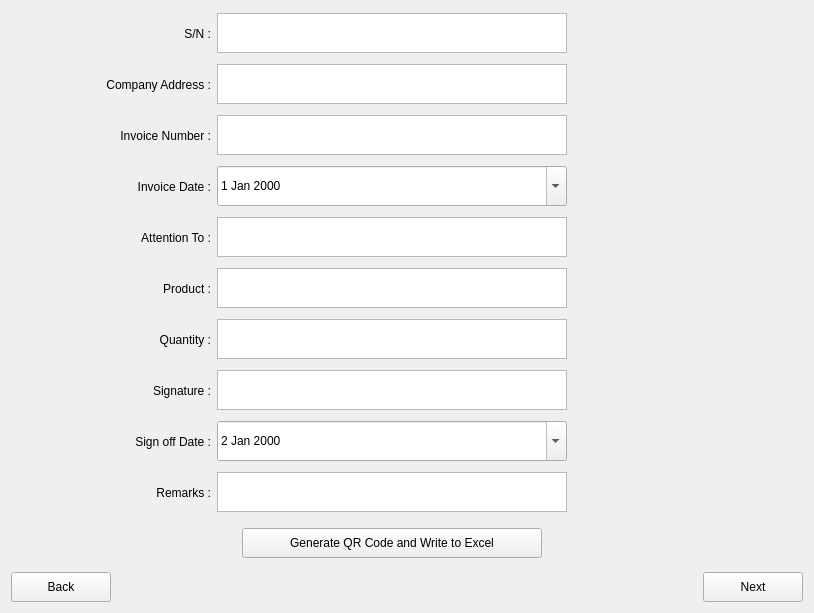
        <widget class="QWidget" name="materialInputPage">
         <layout class="QVBoxLayout" name="verticalLayout_11">
          <item>
           <layout class="QVBoxLayout" name="verticalLayout_10">
            <item>
             <layout class="QHBoxLayout" name="horizontalLayout_19">
              <item>
               <layout class="QVBoxLayout" name="verticalLayout_12">
                <item>
                 <layout class="QHBoxLayout" name="horizontalLayout_18">
                  <property name="topMargin">
                   <number>0</number>
                  </property>
                  <item>
                   <widget class="QLabel" name="label">
                    <property name="sizePolicy">
                     <sizepolicy hsizetype="Minimum" vsizetype="Minimum">
                      <horstretch>0</horstretch>
                      <verstretch>0</verstretch>
                     </sizepolicy>
                    </property>
                    <property name="minimumSize">
                     <size>
                      <width>200</width>
                      <height>45</height>
                     </size>
                    </property>
                    <property name="maximumSize">
                     <size>
                      <width>200</width>
                      <height>45</height>
                     </size>
                    </property>
                    <property name="text">
                     <string>S/N :</string>
                    </property>
                    <property name="alignment">
                     <set>Qt::AlignRight|Qt::AlignTrailing|Qt::AlignVCenter</set>
                    </property>
                   </widget>
                  </item>
                  <item>
                   <widget class="QPlainTextEdit" name="counterTextEdit">
                    <property name="sizePolicy">
                     <sizepolicy hsizetype="Minimum" vsizetype="Minimum">
                      <horstretch>0</horstretch>
                      <verstretch>0</verstretch>
                     </sizepolicy>
                    </property>
                    <property name="minimumSize">
                     <size>
                      <width>350</width>
                      <height>40</height>
                     </size>
                    </property>
                    <property name="maximumSize">
                     <size>
                      <width>350</width>
                      <height>40</height>
                     </size>
                    </property>
                    <property name="readOnly">
                     <bool>true</bool>
                    </property>
                   </widget>
                  </item>
                 </layout>
                </item>
                <item>
                 <layout class="QHBoxLayout" name="horizontalLayout_17">
                  <property name="topMargin">
                   <number>0</number>
                  </property>
                  <item>
                   <widget class="QLabel" name="label_2">
                    <property name="sizePolicy">
                     <sizepolicy hsizetype="Minimum" vsizetype="Minimum">
                      <horstretch>0</horstretch>
                      <verstretch>0</verstretch>
                     </sizepolicy>
                    </property>
                    <property name="minimumSize">
                     <size>
                      <width>200</width>
                      <height>45</height>
                     </size>
                    </property>
                    <property name="maximumSize">
                     <size>
                      <width>200</width>
                      <height>45</height>
                     </size>
                    </property>
                    <property name="text">
                     <string>Company Address :</string>
                    </property>
                    <property name="alignment">
                     <set>Qt::AlignRight|Qt::AlignTrailing|Qt::AlignVCenter</set>
                    </property>
                   </widget>
                  </item>
                  <item>
                   <widget class="QPlainTextEdit" name="cAddressTextEdit">
                    <property name="sizePolicy">
                     <sizepolicy hsizetype="Minimum" vsizetype="Minimum">
                      <horstretch>0</horstretch>
                      <verstretch>0</verstretch>
                     </sizepolicy>
                    </property>
                    <property name="minimumSize">
                     <size>
                      <width>350</width>
                      <height>40</height>
                     </size>
                    </property>
                    <property name="maximumSize">
                     <size>
                      <width>200</width>
                      <height>40</height>
                     </size>
                    </property>
                   </widget>
                  </item>
                 </layout>
                </item>
                <item>
                 <layout class="QHBoxLayout" name="horizontalLayout_16">
                  <property name="topMargin">
                   <number>0</number>
                  </property>
                  <item>
                   <widget class="QLabel" name="label_3">
                    <property name="sizePolicy">
                     <sizepolicy hsizetype="Minimum" vsizetype="Minimum">
                      <horstretch>0</horstretch>
                      <verstretch>0</verstretch>
                     </sizepolicy>
                    </property>
                    <property name="minimumSize">
                     <size>
                      <width>200</width>
                      <height>45</height>
                     </size>
                    </property>
                    <property name="maximumSize">
                     <size>
                      <width>200</width>
                      <height>45</height>
                     </size>
                    </property>
                    <property name="text">
                     <string>Invoice Number :</string>
                    </property>
                    <property name="alignment">
                     <set>Qt::AlignRight|Qt::AlignTrailing|Qt::AlignVCenter</set>
                    </property>
                   </widget>
                  </item>
                  <item>
                   <widget class="QPlainTextEdit" name="iNumberTextEdit">
                    <property name="sizePolicy">
                     <sizepolicy hsizetype="Minimum" vsizetype="Minimum">
                      <horstretch>0</horstretch>
                      <verstretch>0</verstretch>
                     </sizepolicy>
                    </property>
                    <property name="minimumSize">
                     <size>
                      <width>350</width>
                      <height>40</height>
                     </size>
                    </property>
                    <property name="maximumSize">
                     <size>
                      <width>350</width>
                      <height>40</height>
                     </size>
                    </property>
                   </widget>
                  </item>
                 </layout>
                </item>
                <item>
                 <layout class="QHBoxLayout" name="horizontalLayout_15">
                  <property name="topMargin">
                   <number>0</number>
                  </property>
                  <item>
                   <widget class="QLabel" name="label_4">
                    <property name="sizePolicy">
                     <sizepolicy hsizetype="Minimum" vsizetype="Minimum">
                      <horstretch>0</horstretch>
                      <verstretch>0</verstretch>
                     </sizepolicy>
                    </property>
                    <property name="minimumSize">
                     <size>
                      <width>200</width>
                      <height>45</height>
                     </size>
                    </property>
                    <property name="maximumSize">
                     <size>
                      <width>200</width>
                      <height>45</height>
                     </size>
                    </property>
                    <property name="text">
                     <string>Invoice Date :</string>
                    </property>
                    <property name="alignment">
                     <set>Qt::AlignRight|Qt::AlignTrailing|Qt::AlignVCenter</set>
                    </property>
                   </widget>
                  </item>
                  <item>
                   <widget class="QDateEdit" name="iDateEdit">
                    <property name="sizePolicy">
                     <sizepolicy hsizetype="Minimum" vsizetype="Minimum">
                      <horstretch>0</horstretch>
                      <verstretch>0</verstretch>
                     </sizepolicy>
                    </property>
                    <property name="minimumSize">
                     <size>
                      <width>350</width>
                      <height>40</height>
                     </size>
                    </property>
                    <property name="maximumSize">
                     <size>
                      <width>350</width>
                      <height>40</height>
                     </size>
                    </property>
                    <property name="readOnly">
                     <bool>false</bool>
                    </property>
                    <property name="buttonSymbols">
                     <enum>QAbstractSpinBox::UpDownArrows</enum>
                    </property>
                    <property name="calendarPopup">
                     <bool>true</bool>
                    </property>
                   </widget>
                  </item>
                 </layout>
                </item>
                <item>
                 <layout class="QHBoxLayout" name="horizontalLayout_14">
                  <property name="topMargin">
                   <number>0</number>
                  </property>
                  <item>
                   <widget class="QLabel" name="label_5">
                    <property name="sizePolicy">
                     <sizepolicy hsizetype="Minimum" vsizetype="Minimum">
                      <horstretch>0</horstretch>
                      <verstretch>0</verstretch>
                     </sizepolicy>
                    </property>
                    <property name="minimumSize">
                     <size>
                      <width>200</width>
                      <height>45</height>
                     </size>
                    </property>
                    <property name="maximumSize">
                     <size>
                      <width>200</width>
                      <height>45</height>
                     </size>
                    </property>
                    <property name="text">
                     <string>Attention To :</string>
                    </property>
                    <property name="alignment">
                     <set>Qt::AlignRight|Qt::AlignTrailing|Qt::AlignVCenter</set>
                    </property>
                   </widget>
                  </item>
                  <item>
                   <widget class="QPlainTextEdit" name="aToTextEdit">
                    <property name="sizePolicy">
                     <sizepolicy hsizetype="Minimum" vsizetype="Minimum">
                      <horstretch>0</horstretch>
                      <verstretch>0</verstretch>
                     </sizepolicy>
                    </property>
                    <property name="minimumSize">
                     <size>
                      <width>350</width>
                      <height>40</height>
                     </size>
                    </property>
                    <property name="maximumSize">
                     <size>
                      <width>350</width>
                      <height>40</height>
                     </size>
                    </property>
                    <property name="mouseTracking">
                     <bool>false</bool>
                    </property>
                   </widget>
                  </item>
                 </layout>
                </item>
                <item>
                 <layout class="QHBoxLayout" name="horizontalLayout_9">
                  <property name="topMargin">
                   <number>0</number>
                  </property>
                  <item>
                   <widget class="QLabel" name="label_6">
                    <property name="sizePolicy">
                     <sizepolicy hsizetype="Minimum" vsizetype="Minimum">
                      <horstretch>0</horstretch>
                      <verstretch>0</verstretch>
                     </sizepolicy>
                    </property>
                    <property name="minimumSize">
                     <size>
                      <width>200</width>
                      <height>45</height>
                     </size>
                    </property>
                    <property name="maximumSize">
                     <size>
                      <width>200</width>
                      <height>45</height>
                     </size>
                    </property>
                    <property name="text">
                     <string>Product :</string>
                    </property>
                    <property name="alignment">
                     <set>Qt::AlignRight|Qt::AlignTrailing|Qt::AlignVCenter</set>
                    </property>
                   </widget>
                  </item>
                  <item>
                   <widget class="QPlainTextEdit" name="productTextEdit">
                    <property name="sizePolicy">
                     <sizepolicy hsizetype="Minimum" vsizetype="Minimum">
                      <horstretch>0</horstretch>
                      <verstretch>0</verstretch>
                     </sizepolicy>
                    </property>
                    <property name="minimumSize">
                     <size>
                      <width>350</width>
                      <height>40</height>
                     </size>
                    </property>
                    <property name="maximumSize">
                     <size>
                      <width>350</width>
                      <height>40</height>
                     </size>
                    </property>
                   </widget>
                  </item>
                 </layout>
                </item>
                <item>
                 <layout class="QHBoxLayout" name="horizontalLayout_10">
                  <property name="topMargin">
                   <number>0</number>
                  </property>
                  <item>
                   <widget class="QLabel" name="label_7">
                    <property name="sizePolicy">
                     <sizepolicy hsizetype="Minimum" vsizetype="Minimum">
                      <horstretch>0</horstretch>
                      <verstretch>0</verstretch>
                     </sizepolicy>
                    </property>
                    <property name="minimumSize">
                     <size>
                      <width>200</width>
                      <height>45</height>
                     </size>
                    </property>
                    <property name="maximumSize">
                     <size>
                      <width>200</width>
                      <height>45</height>
                     </size>
                    </property>
                    <property name="text">
                     <string>Quantity :</string>
                    </property>
                    <property name="alignment">
                     <set>Qt::AlignRight|Qt::AlignTrailing|Qt::AlignVCenter</set>
                    </property>
                   </widget>
                  </item>
                  <item>
                   <widget class="QPlainTextEdit" name="quantityTextEdit">
                    <property name="sizePolicy">
                     <sizepolicy hsizetype="Minimum" vsizetype="Minimum">
                      <horstretch>0</horstretch>
                      <verstretch>0</verstretch>
                     </sizepolicy>
                    </property>
                    <property name="minimumSize">
                     <size>
                      <width>350</width>
                      <height>40</height>
                     </size>
                    </property>
                    <property name="maximumSize">
                     <size>
                      <width>350</width>
                      <height>40</height>
                     </size>
                    </property>
                   </widget>
                  </item>
                 </layout>
                </item>
                <item>
                 <layout class="QHBoxLayout" name="horizontalLayout_11">
                  <property name="topMargin">
                   <number>0</number>
                  </property>
                  <item>
                   <widget class="QLabel" name="label_8">
                    <property name="sizePolicy">
                     <sizepolicy hsizetype="Minimum" vsizetype="Minimum">
                      <horstretch>0</horstretch>
                      <verstretch>0</verstretch>
                     </sizepolicy>
                    </property>
                    <property name="minimumSize">
                     <size>
                      <width>200</width>
                      <height>45</height>
                     </size>
                    </property>
                    <property name="maximumSize">
                     <size>
                      <width>200</width>
                      <height>45</height>
                     </size>
                    </property>
                    <property name="text">
                     <string>Signature :</string>
                    </property>
                    <property name="alignment">
                     <set>Qt::AlignRight|Qt::AlignTrailing|Qt::AlignVCenter</set>
                    </property>
                   </widget>
                  </item>
                  <item>
                   <widget class="QPlainTextEdit" name="signatureTextEdit">
                    <property name="sizePolicy">
                     <sizepolicy hsizetype="Minimum" vsizetype="Minimum">
                      <horstretch>0</horstretch>
                      <verstretch>0</verstretch>
                     </sizepolicy>
                    </property>
                    <property name="minimumSize">
                     <size>
                      <width>350</width>
                      <height>40</height>
                     </size>
                    </property>
                    <property name="maximumSize">
                     <size>
                      <width>350</width>
                      <height>40</height>
                     </size>
                    </property>
                   </widget>
                  </item>
                 </layout>
                </item>
                <item>
                 <layout class="QHBoxLayout" name="horizontalLayout_12">
                  <property name="topMargin">
                   <number>0</number>
                  </property>
                  <item>
                   <widget class="QLabel" name="label_9">
                    <property name="sizePolicy">
                     <sizepolicy hsizetype="Minimum" vsizetype="Minimum">
                      <horstretch>0</horstretch>
                      <verstretch>0</verstretch>
                     </sizepolicy>
                    </property>
                    <property name="minimumSize">
                     <size>
                      <width>200</width>
                      <height>45</height>
                     </size>
                    </property>
                    <property name="maximumSize">
                     <size>
                      <width>200</width>
                      <height>45</height>
                     </size>
                    </property>
                    <property name="text">
                     <string>Sign off Date :</string>
                    </property>
                    <property name="alignment">
                     <set>Qt::AlignRight|Qt::AlignTrailing|Qt::AlignVCenter</set>
                    </property>
                   </widget>
                  </item>
                  <item>
                   <widget class="QDateEdit" name="sODateEdit">
                    <property name="sizePolicy">
                     <sizepolicy hsizetype="Minimum" vsizetype="Minimum">
                      <horstretch>0</horstretch>
                      <verstretch>0</verstretch>
                     </sizepolicy>
                    </property>
                    <property name="minimumSize">
                     <size>
                      <width>350</width>
                      <height>40</height>
                     </size>
                    </property>
                    <property name="maximumSize">
                     <size>
                      <width>350</width>
                      <height>40</height>
                     </size>
                    </property>
                    <property name="readOnly">
                     <bool>false</bool>
                    </property>
                    <property name="dateTime">
                     <datetime>
                      <hour>0</hour>
                      <minute>0</minute>
                      <second>0</second>
                      <year>2000</year>
                      <month>1</month>
                      <day>2</day>
                     </datetime>
                    </property>
                    <property name="calendarPopup">
                     <bool>true</bool>
                    </property>
                   </widget>
                  </item>
                 </layout>
                </item>
                <item>
                 <layout class="QHBoxLayout" name="horizontalLayout_13">
                  <property name="topMargin">
                   <number>0</number>
                  </property>
                  <item>
                   <widget class="QLabel" name="label_10">
                    <property name="sizePolicy">
                     <sizepolicy hsizetype="Minimum" vsizetype="Minimum">
                      <horstretch>0</horstretch>
                      <verstretch>0</verstretch>
                     </sizepolicy>
                    </property>
                    <property name="minimumSize">
                     <size>
                      <width>200</width>
                      <height>45</height>
                     </size>
                    </property>
                    <property name="maximumSize">
                     <size>
                      <width>200</width>
                      <height>45</height>
                     </size>
                    </property>
                    <property name="text">
                     <string>Remarks :</string>
                    </property>
                    <property name="alignment">
                     <set>Qt::AlignRight|Qt::AlignTrailing|Qt::AlignVCenter</set>
                    </property>
                   </widget>
                  </item>
                  <item>
                   <widget class="QPlainTextEdit" name="remarksTextEdit">
                    <property name="sizePolicy">
                     <sizepolicy hsizetype="Minimum" vsizetype="Minimum">
                      <horstretch>0</horstretch>
                      <verstretch>0</verstretch>
                     </sizepolicy>
                    </property>
                    <property name="minimumSize">
                     <size>
                      <width>350</width>
                      <height>40</height>
                     </size>
                    </property>
                    <property name="maximumSize">
                     <size>
                      <width>350</width>
                      <height>40</height>
                     </size>
                    </property>
                   </widget>
                  </item>
                 </layout>
                </item>
                <item>
                 <layout class="QHBoxLayout" name="horizontalLayout_20">
                  <item>
                   <widget class="QLabel" name="label_12">
                    <property name="sizePolicy">
                     <sizepolicy hsizetype="Minimum" vsizetype="Minimum">
                      <horstretch>0</horstretch>
                      <verstretch>0</verstretch>
                     </sizepolicy>
                    </property>
                    <property name="minimumSize">
                     <size>
                      <width>175</width>
                      <height>45</height>
                     </size>
                    </property>
                    <property name="maximumSize">
                     <size>
                      <width>175</width>
                      <height>45</height>
                     </size>
                    </property>
                    <property name="text">
                     <string/>
                    </property>
                    <property name="alignment">
                     <set>Qt::AlignRight|Qt::AlignTrailing|Qt::AlignVCenter</set>
                    </property>
                   </widget>
                  </item>
                  <item>
                   <widget class="QPushButton" name="writeButton">
                    <property name="sizePolicy">
                     <sizepolicy hsizetype="Minimum" vsizetype="Minimum">
                      <horstretch>0</horstretch>
                      <verstretch>0</verstretch>
                     </sizepolicy>
                    </property>
                    <property name="minimumSize">
                     <size>
                      <width>300</width>
                      <height>30</height>
                     </size>
                    </property>
                    <property name="maximumSize">
                     <size>
                      <width>300</width>
                      <height>30</height>
                     </size>
                    </property>
                    <property name="text">
                     <string>Generate QR Code and Write to Excel</string>
                    </property>
                   </widget>
                  </item>
                 </layout>
                </item>
               </layout>
              </item>
              <item>
               <layout class="QHBoxLayout" name="horizontalLayout_21">
                <property name="leftMargin">
                 <number>0</number>
                </property>
                <property name="topMargin">
                 <number>0</number>
                </property>
                <property name="rightMargin">
                 <number>0</number>
                </property>
                <item>
                 <spacer name="horizontalSpacer_2">
                  <property name="orientation">
                   <enum>Qt::Horizontal</enum>
                  </property>
                  <property name="sizeType">
                   <enum>QSizePolicy::Fixed</enum>
                  </property>
                  <property name="sizeHint" stdset="0">
                   <size>
                    <width>40</width>
                    <height>20</height>
                   </size>
                  </property>
                 </spacer>
                </item>
                <item alignment="Qt::AlignHCenter|Qt::AlignVCenter">
                 <widget class="QLabel" name="qrCode">
                  <property name="sizePolicy">
                   <sizepolicy hsizetype="Minimum" vsizetype="Minimum">
                    <horstretch>0</horstretch>
                    <verstretch>0</verstretch>
                   </sizepolicy>
                  </property>
                  <property name="minimumSize">
                   <size>
                    <width>150</width>
                    <height>150</height>
                   </size>
                  </property>
                  <property name="maximumSize">
                   <size>
                    <width>150</width>
                    <height>150</height>
                   </size>
                  </property>
                  <property name="text">
                   <string/>
                  </property>
                  <property name="alignment">
                   <set>Qt::AlignCenter</set>
                  </property>
                 </widget>
                </item>
                <item>
                 <spacer name="horizontalSpacer_3">
                  <property name="orientation">
                   <enum>Qt::Horizontal</enum>
                  </property>
                  <property name="sizeType">
                   <enum>QSizePolicy::Fixed</enum>
                  </property>
                  <property name="sizeHint" stdset="0">
                   <size>
                    <width>40</width>
                    <height>20</height>
                   </size>
                  </property>
                 </spacer>
                </item>
               </layout>
              </item>
             </layout>
            </item>
            <item>
             <layout class="QHBoxLayout" name="horizontalLayout_8">
              <item alignment="Qt::AlignLeft|Qt::AlignBottom">
               <widget class="QPushButton" name="backButton4">
                <property name="sizePolicy">
                 <sizepolicy hsizetype="Minimum" vsizetype="Minimum">
                  <horstretch>0</horstretch>
                  <verstretch>0</verstretch>
                 </sizepolicy>
                </property>
                <property name="minimumSize">
                 <size>
                  <width>100</width>
                  <height>30</height>
                 </size>
                </property>
                <property name="maximumSize">
                 <size>
                  <width>100</width>
                  <height>30</height>
                 </size>
                </property>
                <property name="text">
                 <string>Back</string>
                </property>
               </widget>
              </item>
              <item alignment="Qt::AlignRight|Qt::AlignBottom">
               <widget class="QPushButton" name="nextButton2">
                <property name="sizePolicy">
                 <sizepolicy hsizetype="Minimum" vsizetype="Minimum">
                  <horstretch>0</horstretch>
                  <verstretch>0</verstretch>
                 </sizepolicy>
                </property>
                <property name="minimumSize">
                 <size>
                  <width>100</width>
                  <height>30</height>
                 </size>
                </property>
                <property name="maximumSize">
                 <size>
                  <width>100</width>
                  <height>30</height>
                 </size>
                </property>
                <property name="text">
                 <string>Next</string>
                </property>
               </widget>
              </item>
             </layout>
            </item>
           </layout>
          </item>
         </layout>
        </widget>
